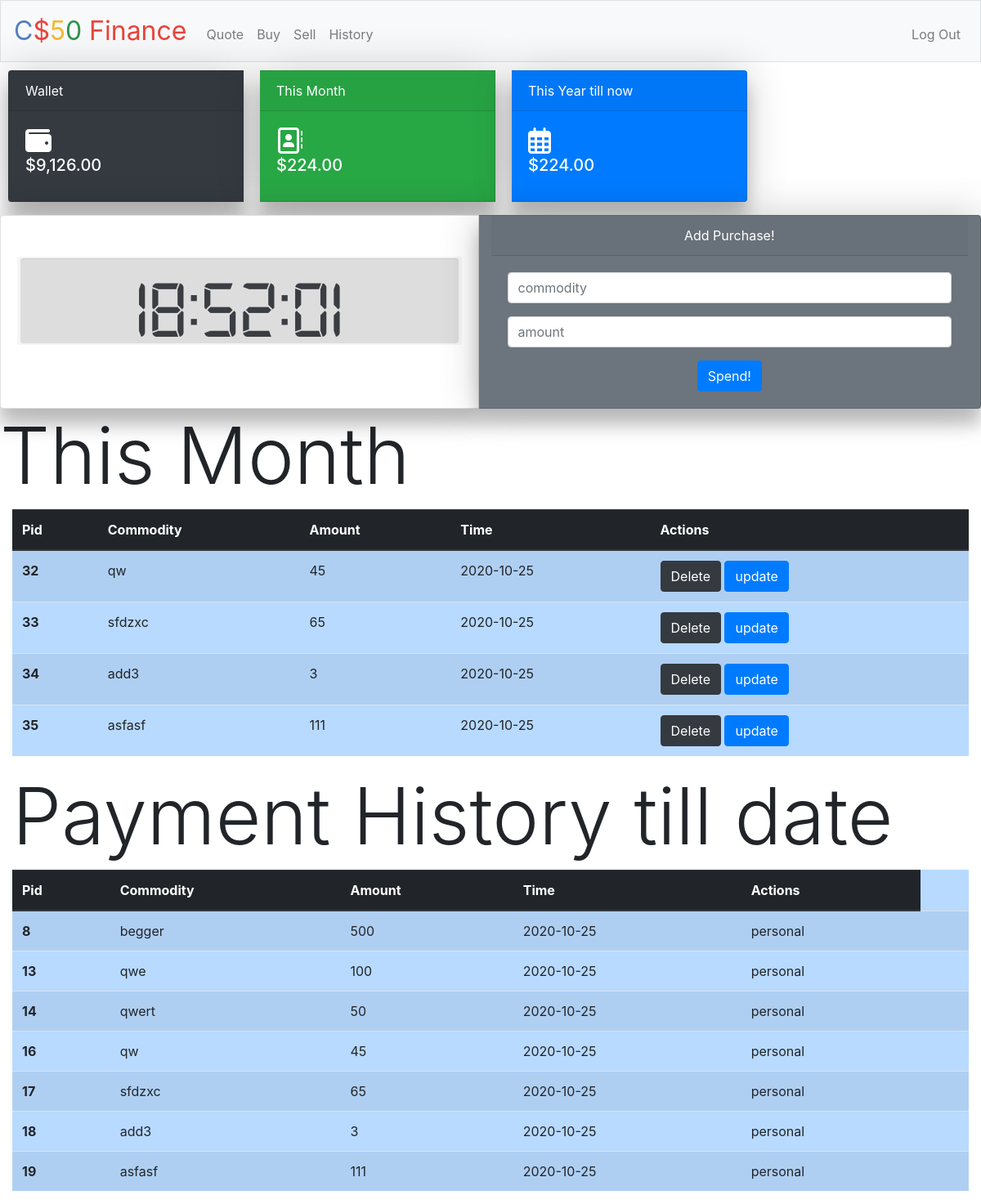
Page /personal (signed in) on the earlier database version.
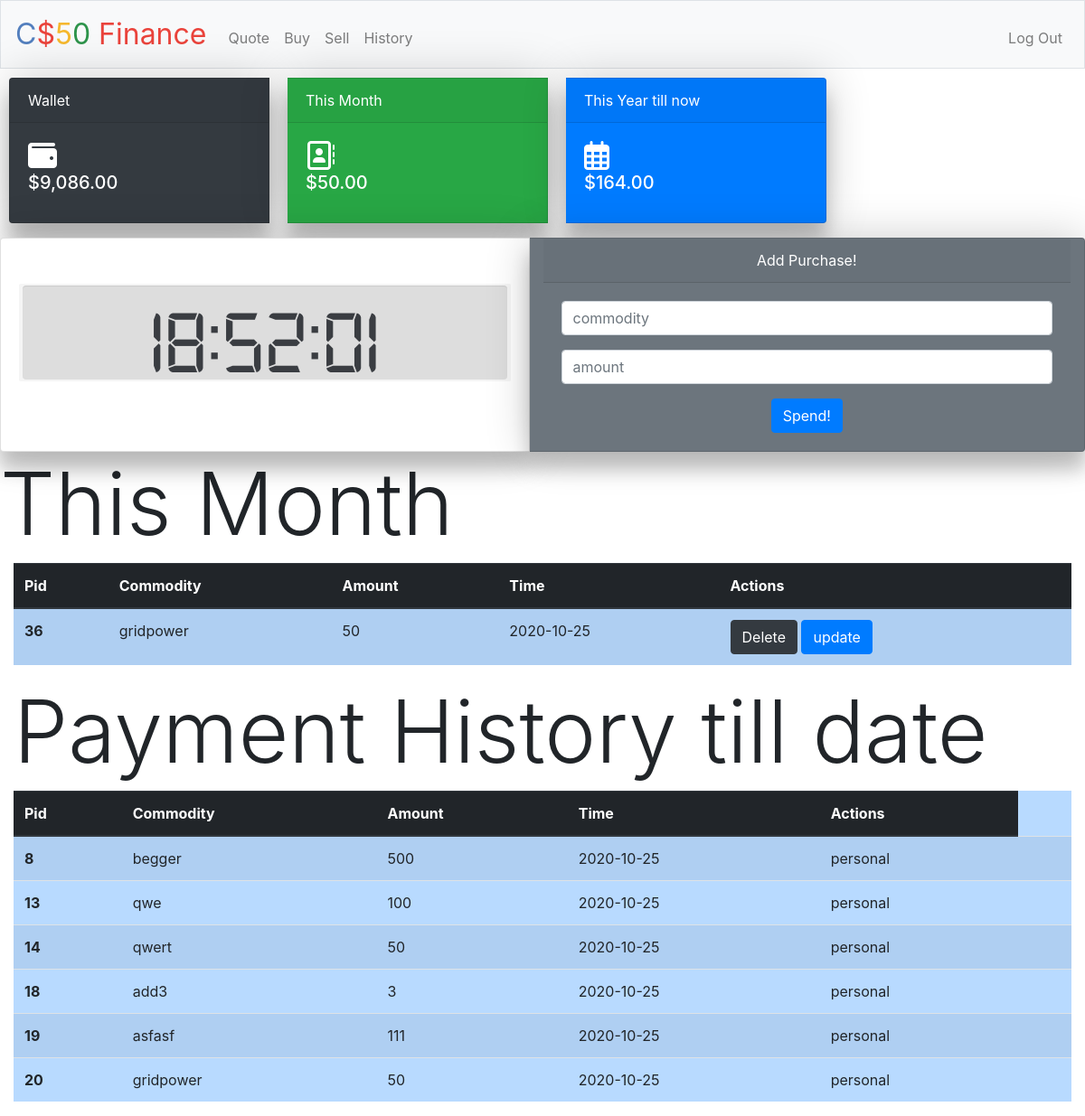
Same page on the later database version.
### tables this page shows
CREATE TABLE "personal" (
	"pid"	INTEGER NOT NULL,
	"commodity"	VARCHAR(30),
	"amount"	INTEGER,
	"time"	DATE NOT NULL DEFAULT CURRENT_DATE,
	"user_id"	INTEGER,
	PRIMARY KEY("pid" AUTOINCREMENT)
);

CREATE TABLE "paymenthistory" (
	"user_id"	INTEGER NOT NULL,
	"paymentpurpose"	VARCHAR(30),
	"amount"	INTEGER,
	"datestamp"	date NOT NULL DEFAULT CURRENT_DATE,
	"pay_id"	INTEGER NOT NULL,
	"category"	VARCHAR(30),
	"pid"	INTEGER,
	"eid"	INTEGER,
	PRIMARY KEY("pay_id" AUTOINCREMENT)
);

### app.py (the view)
@app.route("/personal", methods=["GET", "POST"])
@login_required
def personal():
    if request.method == "POST":
        commodity = request.form.get("commodity")
        amount = request.form.get("amount")
        try:
            amount = int(amount)
        except:
            return apology("enter a proper value")
        if not commodity:
            return apology("Missing  commodity!")
        elif not amount:
            return apology("Missing number of shares!")
        elif int(amount)<= 0:
            return apology("enter a proper value")
        else:
            rows = db.execute("SELECT cash FROM users WHERE id=:id",id=session["user_id"])
            cash = rows[0]["cash"]
            updated_cash = cash - amount
            if updated_cash <0:
                return apology("cant afford")
            category= "personal"
            db.execute("UPDATE users SET cash=:updated_cash WHERE id=:id",updated_cash=updated_cash,id=session["user_id"])
            db.execute("INSERT INTO personal (user_id,amount,commodity) VALUES (:user_id,:amount,:commodity)",user_id=session["user_id"],amount=amount,commodity=commodity)
            temp_pid=db.execute("SELECT pid FROM personal ORDER BY pid DESC LIMIT 1")
            temp_pid=temp_pid[0]["pid"]
            db.execute("INSERT INTO paymenthistory (user_id,amount,paymentpurpose,category,pid) VALUES (:user_id,:amount,:paymentpurpose,:category,:temp_pid)",user_id=session["user_id"],amount=amount,paymentpurpose=commodity,category=category,temp_pid=temp_pid)
            flash("Bought!!")
            return redirect("/personal")
    else:
            today = str(date.today())
            print(" PERSONAL TOODAY: ",today)
            today = today.split('-')
            print("SPLITEED",today)
            today_year = today[0]
            today_month= today[1]
            nottoday_month = int(today_month) - 1
            prows = db.execute("""SELECT pid,commodity,amount,time
            FROM personal
            WHERE user_id = :user_id AND  strftime('%m', time) = :today_month AND strftime('%Y', time) = :today_year
            ORDER BY pid;
            """,user_id=session['user_id'],today_month=str(today_month),today_year=str(today_year))
            pspendings = []
            grand_ptotal =0
            count = 1
            for prow in prows:
                pspendings.append({
                    "pid": prow["pid"],
                    "commodity": prow["commodity"],
                    "amount": prow["amount"],
                    "time": prow["time"],
                })
                grand_ptotal = grand_ptotal + prow["amount"]
            sums = db.execute("""SELECT sum(amount)
            FROM personal
            WHERE user_id = :user_id
            """,user_id=session['user_id'])
            total_spending=sums[0]['sum(amount)']
            cash = db.execute("SELECT cash FROM users WHERE id=:user_id",user_id=session["user_id"])
            cash = cash[0]["cash"]
            hprows = db.execute("""SELECT pay_id,paymentpurpose,amount,datestamp,category
            FROM paymenthistory
            WHERE user_id = :user_id AND category="personal"
            ORDER BY pay_id;
            """,user_id=session['user_id'])
            hpspendings = []
            hpgrand_ptotal =0
            for hprow in hprows:
                hpspendings.append({
                    "payid": hprow["pay_id"],
                    "paymentpurpose": hprow["paymentpurpose"],
                    "amount": hprow["amount"],
                    "datestamp": hprow["datestamp"],
                    "category": hprow["category"]
                })
                hpgrand_ptotal = hpgrand_ptotal + hprow["amount"]
            return render_template("personal.html",pspendings=pspendings, cash =usd(cash), grand_ptotal=usd(grand_ptotal),hpspendings=hpspendings,hpgrand_total = hpgrand_ptotal,total_spending=usd(total_spending))

### app.py (called while the page is built)
@app.after_request
def after_request(response):
    response.headers["Cache-Control"] = "no-cache, no-store, must-revalidate"
    response.headers["Expires"] = 0
    response.headers["Pragma"] = "no-cache"
    return response

### helpers.py (called while the page is built)
def login_required(f):
    @wraps(f)
    def decorated_function(*args, **kwargs):
        if session.get("user_id") is None:
            return redirect("/login")
        return f(*args, **kwargs)
    return decorated_function

def usd(value):
    return f"${value:,.2f}"

### templates/personal.html (shortened to what the changed rows need)
{% extends "layout.html" %} {% block title %} Log In {% endblock %} {% block main %}
<div class="card-group">
    <div class="card text-white bg-dark mb-3" style="max-width: 18rem; margin: 10px;">
        <div class="card-body">
            <span><h5 class="card-title">{{cash}}</h5></span>
        </div>
    </div>
    <div class="card text-white bg-success mb-3" style="max-width: 18rem; margin: 10px;">
        <div class="card-body">
            <span><h5 class="card-title">{{grand_ptotal}}</h5></span>
        </div>
    </div>
    <div class="card text-white bg-primary mb-3" style="max-width: 18rem; margin: 10px;">
        <div class="card-body">
            <span><h5 class="card-title">{{total_spending}}</h5></span>
        </div>
    </div>
</div>
<h1 class="display-1">This Month</h1>
<main class="container-fluid">
    <table class="table table-striped table-hover table-primary">
        <thead class="thead-dark">
            <tr>
                <th scope="col">Pid</th>
                <th scope="col">Commodity</th>
                <th scope="col">Amount</th>
                <th scope="col">Time</th>
                <th scope="col">Actions</th>
            </tr>
        </thead>
        <tbody>
            {% for pspending in pspendings: %}
            <tr>
                <th scope="row">{{pspending["pid"]}}</th>
                <td>{{pspending["commodity"]}}</td>
                <td>{{pspending["amount"]}}</td>
                <td>{{pspending["time"]}}</td>
                <td>
                    <a href="/personal/delete/{{pspending['pid']}}" class="btn btn-dark btn-large ">Delete</a>
                    <button type="button" class="btn btn-primary" data-toggle="modal" data-target="#exampleModal" data-whatever="{{pspending['commodity']}}" data-link="/personal/update/{{pspending['pid']}}">update</button>
                </td>
            </tr>
            {% endfor %}
        </tbody>
    </table>
    <h1 class="display-1 " style="border-style: none">Payment History till date</h1>
    <table class="table table-striped table-hover table-primary">
        <thead class="thead-dark">
            <tr>
                <th scope="col">Pid</th>
                <th scope="col">Commodity</th>
                <th scope="col">Amount</th>
                <th scope="col">Time</th>
                <th scope="col">Actions</th>
            </tr>
        </thead>
        <tbody>
            {% for hpspending in hpspendings: %}
            <tr>
                <th scope="row">{{hpspending["payid"]}}</th>
                <td>{{hpspending["paymentpurpose"]}}</td>
                <td>{{hpspending["amount"]}}</td>
                <td>{{hpspending["datestamp"]}}</td>
                <td>{{hpspending["category"]}}</td>
                <td>{{hpgrand_ptotal}}</td>
            </tr>
            {% endfor %}
        </tbody>
    </table>
</main>
{% endblock %}

Differences in the rows shown:
removed personal: pid "32", commodity "qw", amount "45", time "2020-10-25"
removed personal: pid "33", commodity "sfdzxc", amount "65", time "2020-10-25"
no longer on this page (row edited): personal: pid "34", commodity "add3", amount "3", time "2020-10-25"
no longer on this page (row edited): personal: pid "35", commodity "asfasf", amount "111", time "2020-10-25"
removed paymenthistory: payid "16", paymentpurpose "qw", amount "45", datestamp "2020-10-25", category "personal"
removed paymenthistory: payid "17", paymentpurpose "sfdzxc", amount "65", datestamp "2020-10-25", category "personal"
added personal: pid "36", commodity "gridpower", amount "50", time "2020-10-25"
added paymenthistory: payid "20", paymentpurpose "gridpower", amount "50", datestamp "2020-10-25", category "personal"
Other differences:
{{ cash }}: "$9,126.00" → "$9,086.00"
{{ grand_ptotal }}: "$224.00" → "$50.00"
{{ total_spending }}: "$224.00" → "$164.00"
